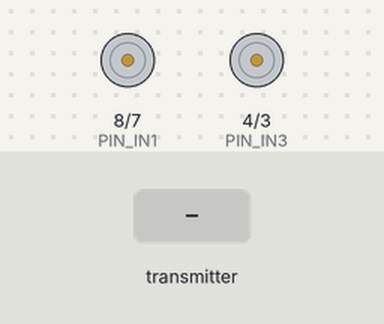
Simulated run of this sketch. Board: Arduino Uno, built with avr-gcc and run on an emulated ATmega328P. Shown: motor-driver pin pairs drawn as motors (green arrow = first pin HIGH = forward, orange = second pin HIGH = backward, longer = more drive, scaled by the enable pin). Inputs (shaded band) come from the test bench. No radio packets arrive unless stated.

Above: at 1.2 s.
1.3 s: the transmitter starts sending mas1.2 = 256
At 2.0 s:
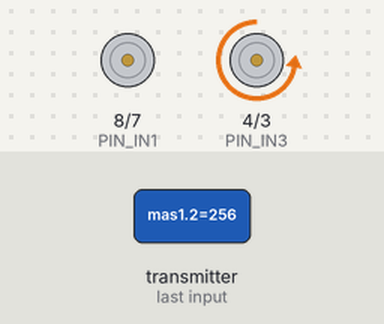
2.8 s: the transmitter starts sending mas1.0 = 256
At 3.1 s:
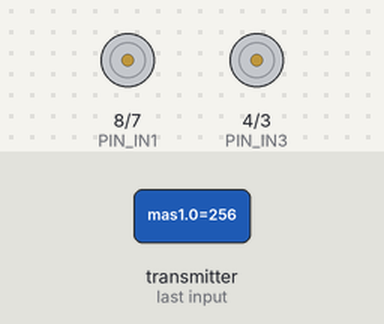
4.3 s: the transmitter starts sending mas1.3 = 256
5.8 s: the transmitter starts sending mas1.3 = 0
7.3 s: the transmitter starts sending mas1.3 = 512
Timing chart, 0 to 9.8 s (numbered marks = the images above; inputs shaded):
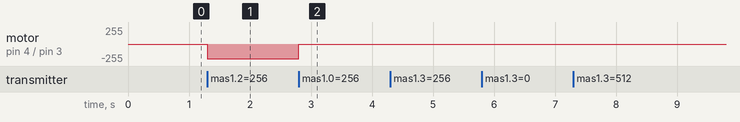

The sketch:

receiver.ino
```cpp
#include <SPI.h>
#include "nRF24L01.h"
#include "RF24.h"
#include <Servo.h>
#define PIN_ENA 6
#define PIN_ENB 5
#define PIN_IN1 8
#define PIN_IN2 7
#define PIN_IN3 4
#define PIN_IN4 3

RF24 radio(9, 10);
byte pipeNo;
int mas1[13];
int mas2[13];

byte address[][6] = {"1Node", "2Node", "3Node", "4Node", "5Node", "6Node"};
byte speed=3;
byte turn=3;
bool engine=true;

void setup() {
  radio.begin();
  radio.setAutoAck(1);
  radio.setRetries(0, 15);
  radio.enableAckPayload();
  radio.setPayloadSize(32);
  radio.openReadingPipe(1, address[1]);
  radio.setChannel(96);
  radio.setPALevel (RF24_PA_MAX);
  radio.setDataRate (RF24_250KBPS);
  radio.powerUp();
  radio.startListening();

  pinMode(PIN_ENA, OUTPUT);
  pinMode(PIN_ENB, OUTPUT);
  pinMode(PIN_IN1, OUTPUT);
  pinMode(PIN_IN2, OUTPUT);
  pinMode(PIN_IN3, OUTPUT);
  pinMode(PIN_IN4, OUTPUT);

  digitalWrite(PIN_IN1, LOW);
  digitalWrite(PIN_IN2, LOW);
  digitalWrite(PIN_IN3, LOW);
  digitalWrite(PIN_IN4, LOW);
}

void loop() {
  while ( radio.available(&pipeNo)) {
    radio.read( &mas1, sizeof(mas1) );
    digitalWrite(PIN_IN1, LOW);
    digitalWrite(PIN_IN2, LOW);
    digitalWrite(PIN_IN3, LOW);
    digitalWrite(PIN_IN4, LOW);
    engine=mas1[0];
    mas2[1] = map(mas1[1], -100, 100, -100, 100);
    mas2[2] = map(mas1[2], -100, 100, -500, 500);
    mas2[3] = map(mas1[3], -100, 100, -500, 500);
    mas2[4] = map(mas1[4], -100, 100, -500, 500);
    speed=mas1[11]*50;
    turn=mas1[12]*50;
    if ( engine == true) {
      if (mas2[2]>20){
      analogWrite(PIN_ENA, speed);
      analogWrite(PIN_ENB, speed);
      digitalWrite(PIN_IN1, HIGH);
      digitalWrite(PIN_IN2, LOW);
      digitalWrite(PIN_IN3, LOW);
      digitalWrite(PIN_IN4, HIGH);
        }
      if (mas2[2]<-20){
      analogWrite(PIN_ENA, speed);
      analogWrite(PIN_ENB, speed);
      digitalWrite(PIN_IN1, LOW);
      digitalWrite(PIN_IN2, HIGH);
      digitalWrite(PIN_IN3, HIGH);
      digitalWrite(PIN_IN4, LOW);
        }
       if (mas2[3]>30){
      analogWrite(PIN_ENA, turn);
      analogWrite(PIN_ENB, turn);
      digitalWrite(PIN_IN1, HIGH);
      digitalWrite(PIN_IN2, LOW);
      digitalWrite(PIN_IN3, HIGH);
      digitalWrite(PIN_IN4, LOW);
        }
      if (mas2[3]<-30){
      analogWrite(PIN_ENA, turn);
      analogWrite(PIN_ENB, turn);
      digitalWrite(PIN_IN1, LOW);
      digitalWrite(PIN_IN2, HIGH);
      digitalWrite(PIN_IN3, LOW);
      digitalWrite(PIN_IN4, HIGH);
        }
  }
    if ( engine == false) {
      if (mas2[4]>10){
      analogWrite(PIN_ENA, map(mas2[4], -100, 100, 0, 255));
      digitalWrite(PIN_IN1, HIGH);
      digitalWrite(PIN_IN2, LOW);
        }
      if (mas2[4]<-10){
      analogWrite(PIN_ENA, map(mas2[4], 100, -100, 0, 255));
      digitalWrite(PIN_IN1, LOW);
      digitalWrite(PIN_IN2, HIGH);
        }
      if (mas2[2]>10){
      analogWrite(PIN_ENB, map(mas2[2], -100, 100, 0, 255));
      digitalWrite(PIN_IN3, LOW);
      digitalWrite(PIN_IN4, HIGH);
        }
      if (mas2[2]<-10){
      analogWrite(PIN_ENB, map(mas2[2], 100, -100, 0, 255));
      digitalWrite(PIN_IN3, HIGH);
      digitalWrite(PIN_IN4, LOW);
        }
    }
  }
}
```

Measured:
- after the input at 1.3 s, motor on pin 4 (PIN_IN3) / pin 3 (PIN_IN4): stopped → backward 223/255 at once
- after the input at 2.8 s, motor on pin 4 (PIN_IN3) / pin 3 (PIN_IN4): backward 223/255 → stopped at once
